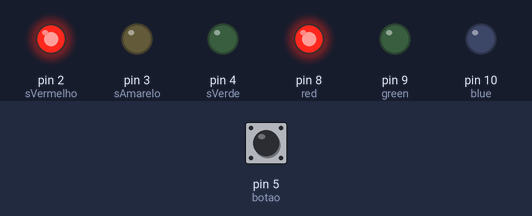
A sketch run on a simulated Arduino Uno, built with avr-gcc and run on an emulated ATmega328P. On the bench: output pins drawn as LEDs (lit = HIGH). The test bench sets the inputs (shaded band); at power-on: pin 5 (botao) LOW.

Above: at 9.8 s.
9.9 s: pin 5 (botao) pulled HIGH for 3 s
At 10.8 s:
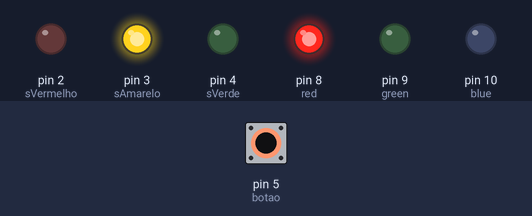
At 12.8 s:
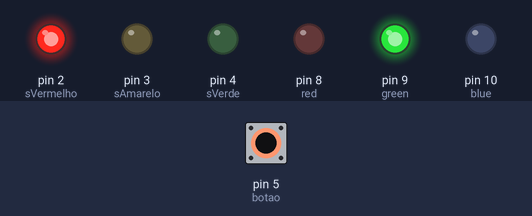
Timing chart, 0 to 21.5 s (numbered marks = the images above; inputs shaded):
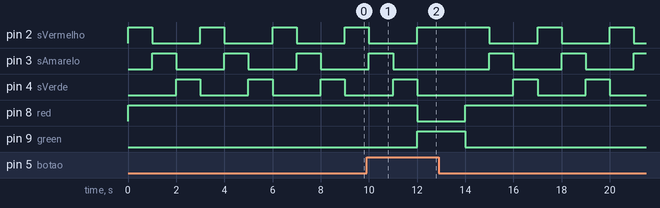

Measured:
- after the input at 9.9 s, pin 8 (red): HIGH → LOW after 2.1 s, → HIGH 2.0 s later; pin 9 (green): LOW → HIGH after 2.1 s, → LOW 2.0 s later

The sketch:

Semaforo.ino
```cpp
#define sVermelho 2
#define sAmarelo 3
#define sVerde 4
#define botao 5
#define red 8
#define green 9
#define blue 10

void setup()
{
  pinMode(sVermelho, OUTPUT);
  pinMode(sAmarelo, OUTPUT);
  pinMode(sVerde, OUTPUT);
  pinMode(botao, INPUT);
  pinMode(red, OUTPUT);
  pinMode(green, OUTPUT);
  pinMode(blue, OUTPUT);
  digitalWrite(blue, LOW);
  digitalWrite(green, LOW);
  digitalWrite(red, LOW);
}

void loop()
{
  digitalWrite(red, HIGH);

  digitalWrite(sVermelho, HIGH);
  digitalWrite(sAmarelo, LOW);
  digitalWrite(sVerde, LOW);
  delay(1000);

  digitalWrite(sVermelho, LOW);
  digitalWrite(sAmarelo, HIGH);
  digitalWrite(sVerde, LOW);
  delay(1000);

  digitalWrite(sVermelho, LOW);
  digitalWrite(sAmarelo, LOW);
  digitalWrite(sVerde, HIGH);
  delay(1000);

  if(digitalRead(botao)==1){
    digitalWrite(sVermelho, HIGH);
  	digitalWrite(sAmarelo, LOW);
 	digitalWrite(sVerde, LOW);

    digitalWrite(green, HIGH);
    digitalWrite(red, LOW);
    delay(2000);
    digitalWrite(green, LOW);
  }

}
```
